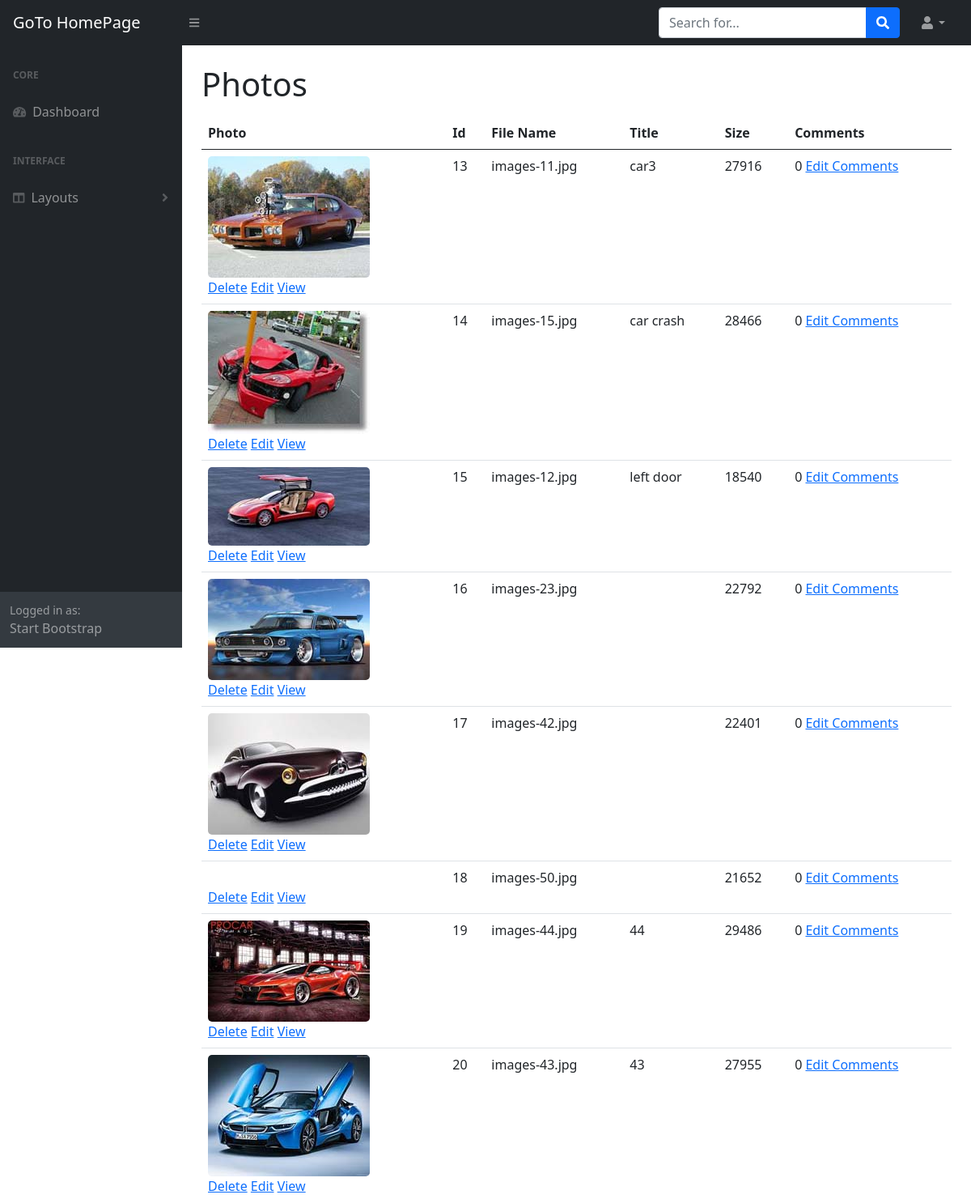
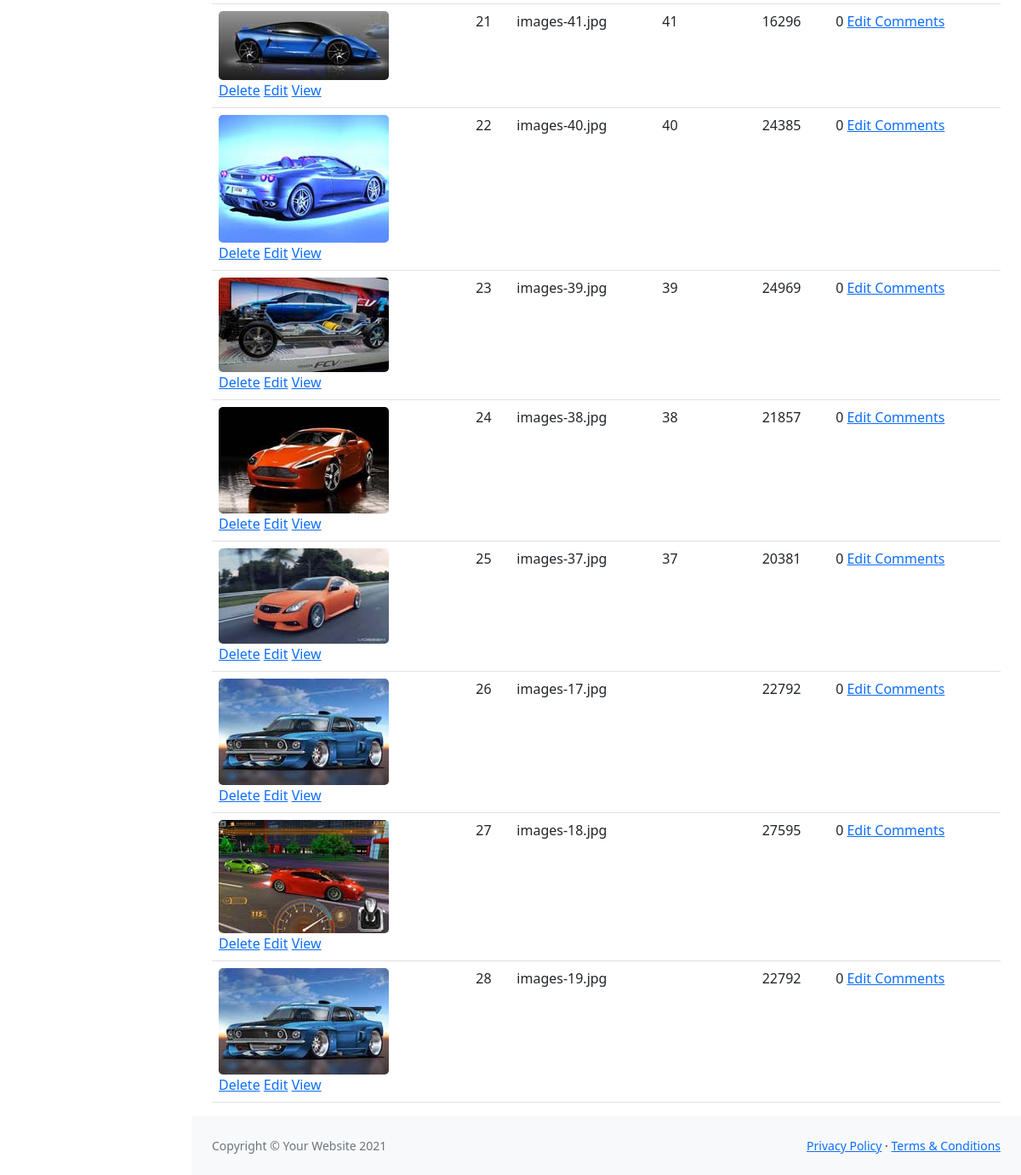
Page /admin/photos.php (signed in) on the committed database (2 pictures, top to bottom).
### tables this page shows
CREATE TABLE `photos` (
  `id` int(11) NOT NULL,
  `title` varchar(255) NOT NULL,
  `caption` varchar(255) NOT NULL,
  `description` text NOT NULL,
  `filename` varchar(255) NOT NULL,
  `alternate_text` varchar(255) NOT NULL,
  `type` varchar(255) NOT NULL,
  `size` int(11) NOT NULL,
  `date` date NOT NULL
);

### admin/includes/database.php (called while the page is built, shortened)
<?php
class Database
{
   public $connection;
   public function open_db_connection()
   {
      $this->connection = new mysqli(DB_HOST, DB_USER, DB_PASS, DB_NAME);
   }
   public function query($sql)
   {
      $result = $this->connection->query($sql);
      return $result;
   }
   public function escape_string($string)
   {
      return $this->connection->real_escape_string($string);
   }
}
$database = new Database();

### admin/includes/db_object.php (called while the page is built, shortened)
<?php
class Db_object
{
   public static function find_all()
   {
      return static::find_by_query("SELECT * FROM " . static::$db_table . " ");
   }
   public static function find_by_query($sql)
   {
      global $database;
      $result_set = $database->query($sql);
      $the_object_array = array();
      while ($row = mysqli_fetch_array($result_set)) {
         $the_object_array[] = static::instantiation($row);
      }
      return $the_object_array;
   }
   public static function instantiation($the_record)
   {
      $the_object = new $calling_class;
      foreach ($the_record as $property => $value) {
         if ($the_object->has_the_property($property)) {
            $the_object->$property = $value;
         }
      }
      return $the_object;
   }
   private function has_the_property($property)
   {
      $object_properties = get_object_vars($this);
      return array_key_exists($property, $object_properties);
   }
}

### admin/includes/photo.php (called while the page is built, shortened)
<?php
class Photo extends Db_object
{
   public $filename;
   public $upload_directory = "images";
   public function picture_path()
   {
      return $this->upload_directory . DS . $this->filename;
   }
}

### admin/includes/comment.php (called while the page is built, shortened)
<?php
class Comment extends Db_object
{
   protected static $db_table = "comments";
   public static function find_the_comments($photo_id = 0)
   {
      global $database;
      $sql = "SELECT * FROM " . self::$db_table . " WHERE photo_id =" . $database->escape_string($photo_id) . " ORDER BY photo_id ASC";
      return self::find_by_query($sql);
   }
}

### admin/photos.php (the view, shortened to what this page needs)
<?php include "includes/header.php"; ?>
<?php include "includes/top_nav.php"; ?>
<div id="layoutSidenav">
   <?php include "includes/side_nav.php"; ?>
   <div id="layoutSidenav_content">
      <main>
         <div class="container-fluid px-4">
            <h1 class="mt-4">Photos</h1>
            <div class="col-md-12">
               <table class="table table-hover">
                  <thad>
                     <tr>
                        <th>Photo</th>
                        <th>Id</th>
                        <th>File Name</th>
                        <th>Title</th>
                        <th>Size</th>
                        <th>Comments</th>
                     </tr>
                  </thad>
                  <tbody>
                     <?php
                     $photos = Photo::find_all();
                     foreach ($photos as $photo) : ?>
                        <tr>
                           <td><img class="admin-photo-thumbnail" src="<?php echo $photo->picture_path(); ?>" alt="<?php echo $photo->title; ?>">
                              <div class="action_links">
                                 <a href="delete_photo.php?id=<?php echo $photo->id; ?>">Delete</a>
                                 <a href="edit_photo.php?id=<?php echo $photo->id; ?>">Edit</a>
                                 <a href="../photo.php?id=<?php echo $photo->id; ?>" target="_blank" rel="noopener noreferrer">View</a>
                              </div>
                           </td>
                           <td><?php echo $photo->id; ?></td>
                           <td><?php echo $photo->filename; ?></td>
                           <td><?php echo $photo->title; ?></td>
                           <td><?php echo $photo->size; ?></td>
                           <td><?php
                                 $comments = Comment::find_the_comments($photo->id);
                                 echo count($comments);
                              ?>
                              <a href="comment_photo.php?id=<?php echo $photo->id; ?>">Edit Comments</a>
                           </td>
                        </tr>
                     <?php endforeach; ?>
                  </tbody>
               </table>
            </div>
         </div>
      </main>
      <?php include "includes/sub_footer.php"; ?>
   </div>
</div>
<?php include "includes/footer.php"; ?>

### admin/css/gallery.css (style rules this page uses)
.admin-photo-thumbnail { width: 200px; border-radius: 5px; }

### rows in the picture
photos: filename (picture), id "13", filename "images-11.jpg", title "car3", size "27916", count($comments) "0"
photos: filename (picture), id "14", filename "images-15.jpg", title "car crash", size "28466", count($comments) "0"
photos: filename (picture), id "15", filename "images-12.jpg", title "left door", size "18540", count($comments) "0"
photos: filename (picture), id "16", filename "images-23.jpg", size "22792", count($comments) "0"
photos: filename (picture), id "17", filename "images-42.jpg", size "22401", count($comments) "0"
photos: id "18", filename "images-50.jpg", size "21652", count($comments) "0"
photos: filename (picture), id "19", filename "images-44.jpg", title "44", size "29486", count($comments) "0"
photos: filename (picture), id "20", filename "images-43.jpg", title "43", size "27955", count($comments) "0"
photos: filename (picture), id "21", filename "images-41.jpg", title "41", size "16296", count($comments) "0"
photos: filename (picture), id "22", filename "images-40.jpg", title "40", size "24385", count($comments) "0"
photos: filename (picture), id "23", filename "images-39.jpg", title "39", size "24969", count($comments) "0"
photos: filename (picture), id "24", filename "images-38.jpg", title "38", size "21857", count($comments) "0"
photos: filename (picture), id "25", filename "images-37.jpg", title "37", size "20381", count($comments) "0"
photos: filename (picture), id "26", filename "images-17.jpg", size "22792", count($comments) "0"
photos: filename (picture), id "27", filename "images-18.jpg", size "27595", count($comments) "0"
photos: filename (picture), id "28", filename "images-19.jpg", size "22792", count($comments) "0"
